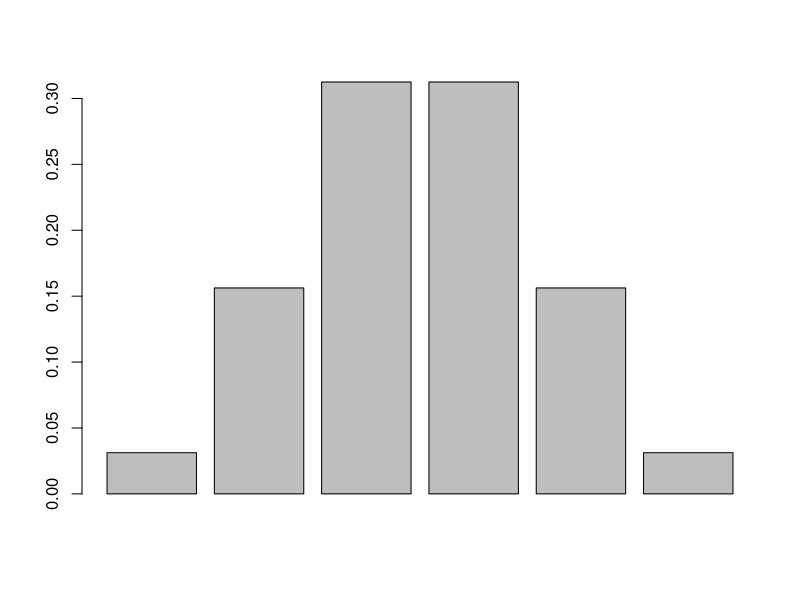
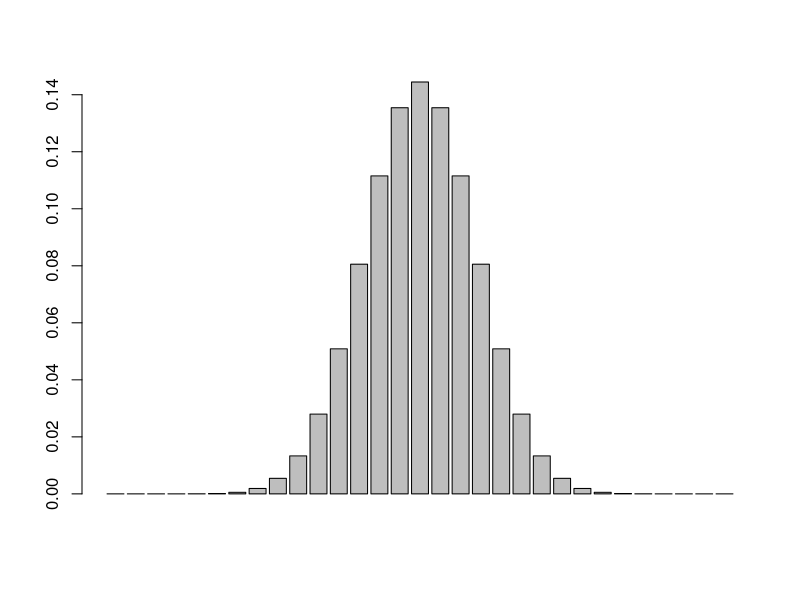
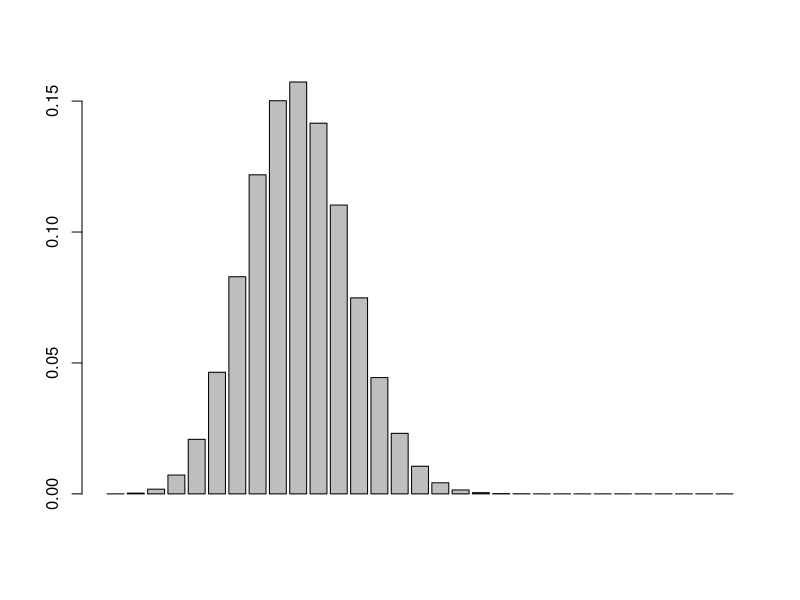
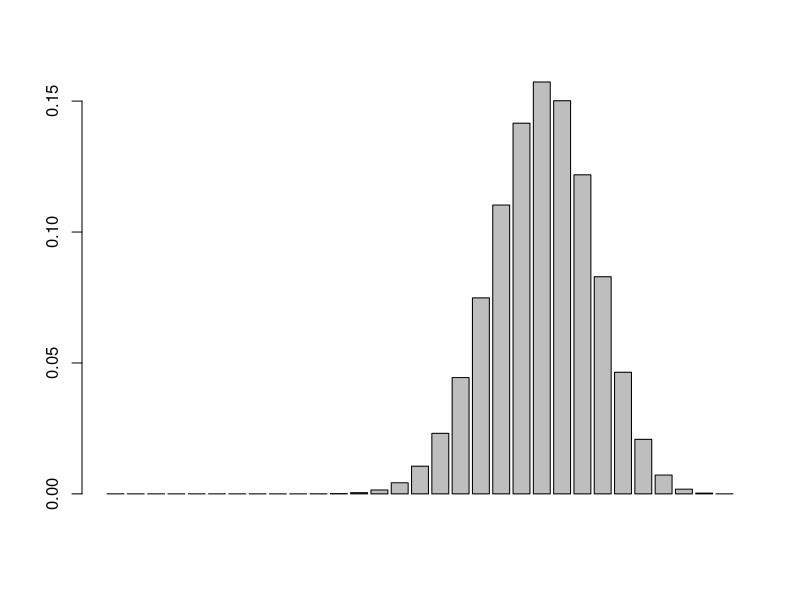

Recreate these plots in R, in order.
rm(list=ls())
set.seed(2025)

# 베르누이 분포 (bernoulli distribution)
sample(c('succ', 'fail'), 1, prob = c(0.6, 0.4))


# ----------------------------------------------------------------
# ----------------------------------------------------------------

# 이항 분포 (binomial distribution)
sample(c('succ', 'fail'), 10, replace = T, prob = c(0.6, 0.4))
sum(sample(c(1, 0), 10, replace = T, prob = c(0.6, 0.4)))
rbinom(n = 1, size = 10, prob = 0.6)

# rbinom(n, size, prob)
# 이항 분포 ~bin(size, prob)를 따르는 난수 n개 생성
n_rn = 1000
n_trials = 10
p1 = 0.3
p2 = 0.5
p3 = 0.9

X <- rbinom(n = n_rn, size = n_trials, prob = p1); X
Y <- rbinom(n = n_rn, size = n_trials, prob = p2); Y
Z <- rbinom(n = n_rn, size = n_trials, prob = p3); Z

# 등장 횟수
table(X)
table(Y)
table(Z)

# 이항분포의 기댓값
# E[X] = np
n_trials * p1
mean(X)

n_trials * p2
mean(Y)

n_trials * p3
mean(Z)

# 이항분포의 분산
# Var[X] = np(1-p)
n_trials * p1 * (1 - p1)
var(X)

n_trials * p2 * (1 - p2)
var(Y)

n_trials * p3 * (1 - p3)
var(Z)


# dbinom(x, size, prob)
# 성공 확률이 prob이고, size 만큼 시행했을 때 x 번 성공할 확률
dbinom(3, size = 5, prob = 0.5) # 동전을 5번 던져 앞면이 3번 나올 확률
dbinom(0:5, size = 5, prob = 0.5) # 동전을 5번 던져 앞면이 0,1,2,3,4,5번 나올 확률

############################################
## 이산형 확률 변수의 기댓값
## sum(X * P(X=x))
mu <- sum(0:5 * dbinom(0:5, size = 5, prob = 0.5)); mu
## 이항 분포의 기댓값: E[X] = np
5 * 0.5

## 이산형 확률 변수의 분산
sum((0:5 - mu)^2 * dbinom(0:5, size = 5, prob = 0.5))
## 이항 분포의 분산: Var[X] = np(1-p)
5 * 0.5 * 0.5
############################################

# 확률질량함수
barplot(dbinom(0:5, size = 5, prob = 0.5))
barplot(dbinom(0:30, size = 30, prob = 0.5))
barplot(dbinom(0:30, size = 30, prob = 0.3))
barplot(dbinom(0:30, size = 30, prob = 0.7))


# pbinom(q, size, prob, lower.tail = TRUE)
# 이항분포의 누적확률 계산
pbinom(3, size = 5, prob = 0.5) # P[X <= x]
pbinom(3, size = 5, prob = 0.5, lower.tail = FALSE) # P[X>x]
pbinom(0:5, size = 5, prob = 0.5)


# qbinom(p, size, prob, lower.tail = TRUE)
# 이항 분포의 분위수 계산
p <- pbinom(3, size = 5, prob = 0.5); p
qbinom(p, size = 5, prob = 0.5)

p <- pbinom(0:5, size = 5, prob = 0.5); p
qbinom(p, size = 5, prob = 0.5)


# ----------------------------------------------------------------
# ----------------------------------------------------------------

# 초기하 분포


# ----------------------------------------------------------------
# ----------------------------------------------------------------

# 포아송 분포
